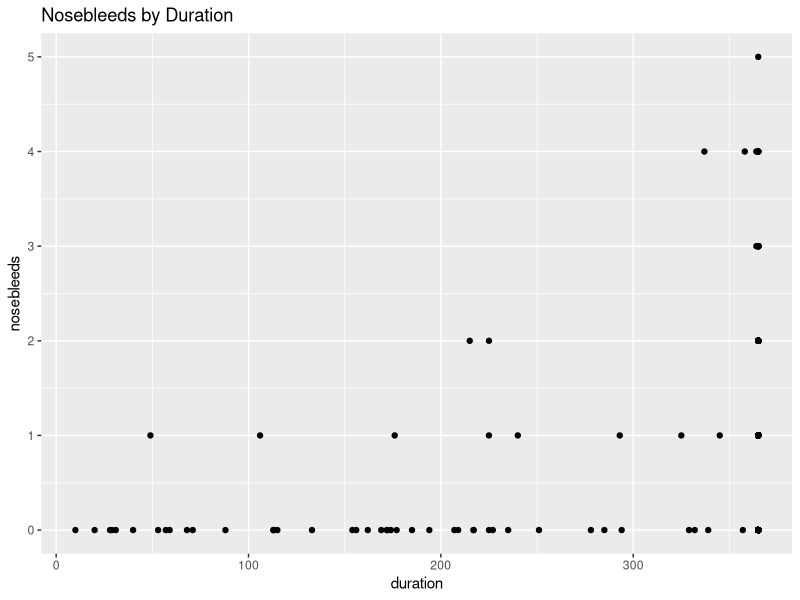
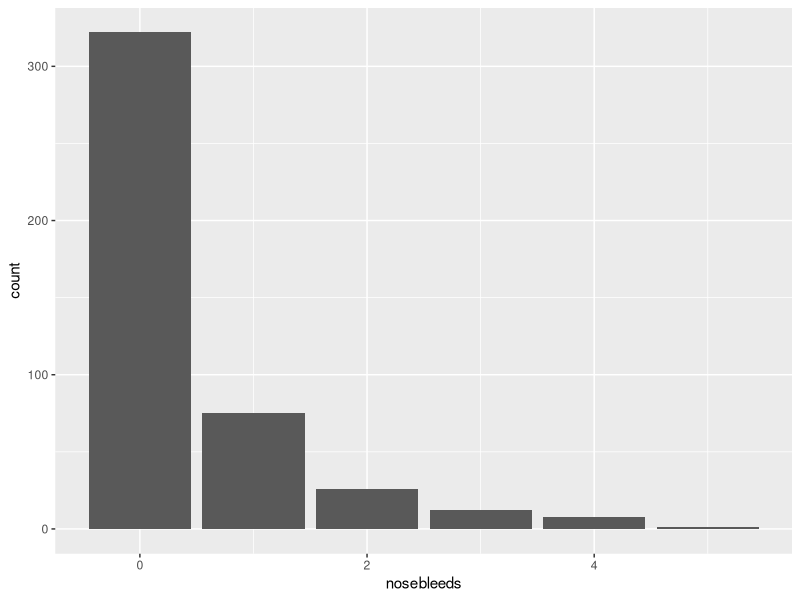
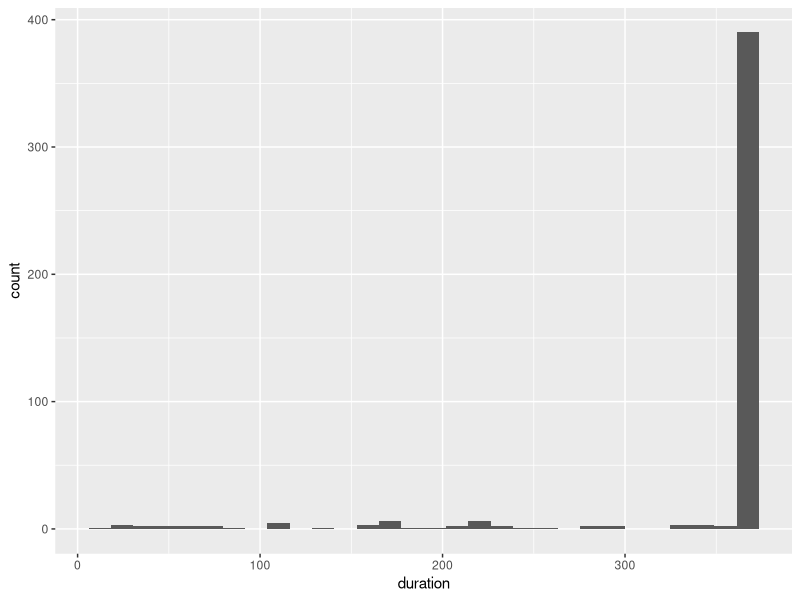
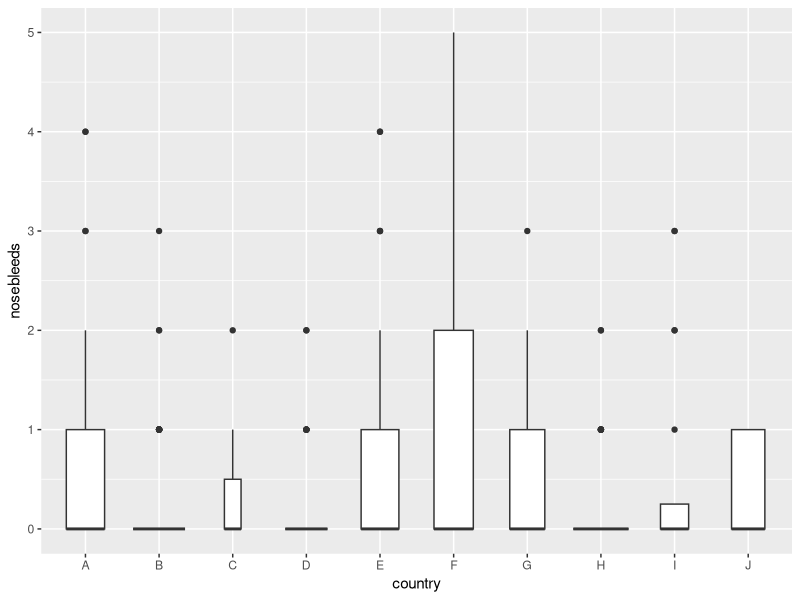
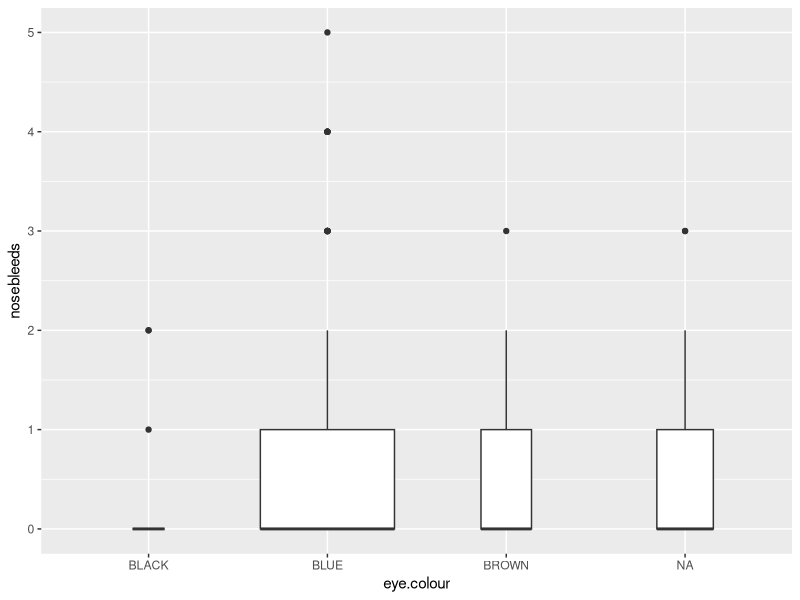
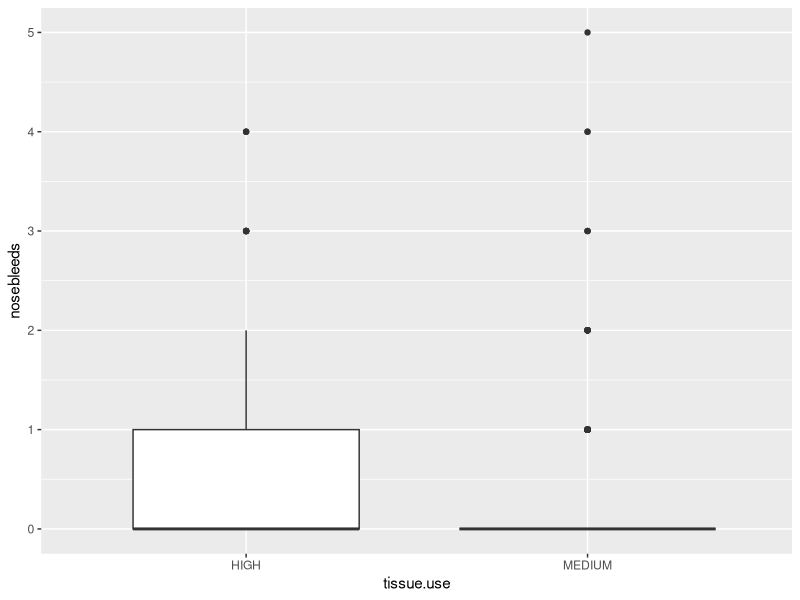
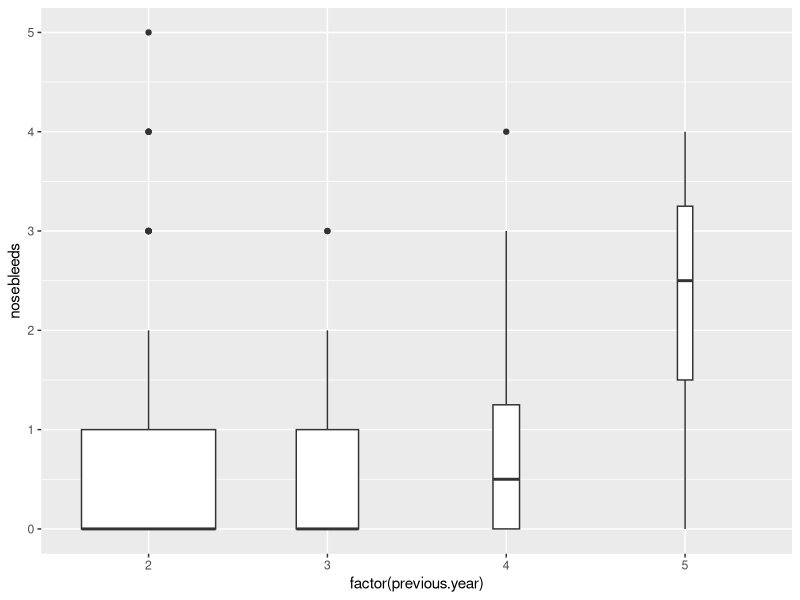
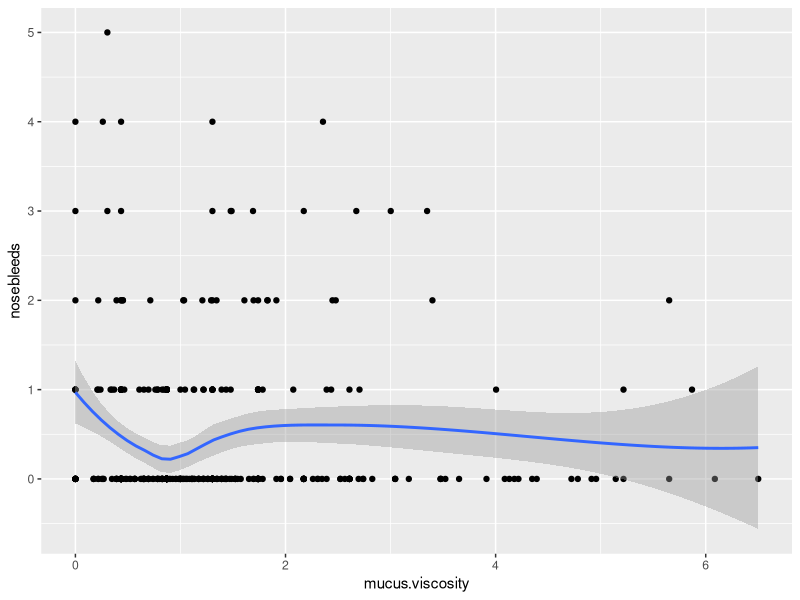

R code for these plots, in order:

# Intro -------------------------------------------------------------------

library(tidyverse)


# Gather Data -------------------------------------------------------------
getwd()
subj_ = read.csv('subject.csv')
rand_ = read.csv('randomization.csv')
effi_ = read.csv('efficacy.csv')

str(subj_)
str(rand_)
str(effi_)

Bayer = subj_ %>% 
  left_join(rand_,by='subject') %>%
  left_join(effi_,by='subject')

summary(Bayer)


# EDA ---------------------------------------------------------------------

# Dependent Variable
y_var = 'nosebleeds'

Bayer %>% ggplot(aes(duration,nosebleeds)) + geom_point() + ggtitle('Nosebleeds by Duration')
Bayer %>% ggplot(aes(nosebleeds)) + geom_bar()
Bayer %>% ggplot(aes(duration)) + geom_histogram()


# Possible Predictors
x_vars = c('country','eye.colour','tissue.use','previous.year','mucus.viscosity','arm')

# How Many Cases with Full Year Duration
table(Bayer$duration == 365)

X = Bayer %>% subset(.,duration==365)
### country
X %>% ggplot(aes(country,nosebleeds)) + geom_boxplot(varwidth = T)
### eye.colour
X %>% ggplot(aes(eye.colour,nosebleeds)) + geom_boxplot(varwidth = T)
### tissue.use
X %>% ggplot(aes(tissue.use,nosebleeds)) + geom_boxplot(varwidth = T)
### previous.year
X %>% ggplot(aes(factor(previous.year),nosebleeds)) + geom_boxplot(varwidth = T)
### mucus.viscosity
X %>% ggplot(aes(mucus.viscosity,nosebleeds)) + 
  geom_point() + 
  geom_smooth()

mv_cutpoints = c(-Inf,0.5,1,2,4,9)
X %>% ggplot(aes(nosebleeds)) + geom_histogram(bins=6,aes(fill=arm)) + facet_wrap(~cut(mucus.viscosity,mv_cutpoints))
X %>% ggplot(aes(cut(mucus.viscosity,mv_cutpoints))) + geom_bar(aes(fill=nosebleeds))
X %>% ggplot(aes(cut(mucus.viscosity,mv_cutpoints),nosebleeds)) + geom_boxplot(varwidth = T)


X %>% ggplot(aes(arm,nosebleeds)) + geom_boxplot()


# More Placebos with < 365 duration
with(Bayer, mosaicplot(table(arm, (duration < 365)),ylab='Duration < 365'))
Bayer$eye.colour = addNA(Bayer$eye.colour)
with(Bayer, mosaicplot(table(eye.colour, (duration < 365)),ylab='Duration < 365'))
library(rpart)
placebo.rp = rpart(arm~.+Bayer$duration,Bayer[,x_vars])
plotcp(placebo.rp)
prune(placebo.rp,.015)



# Model -------------------------------------------------------------------


nb.glm = glm(nosebleeds ~  country+eye.colour+tissue.use+previous.year+mucus.viscosity+arm+
               log(duration)+I(abs(mucus.viscosity-.75)<.25)
             , family=poisson, data=Bayer)
summary(nb.glm)
plot(nb.glm)

nb.glm = glm(nosebleeds ~  country+eye.colour+tissue.use+previous.year+mucus.viscosity+arm+
               log(duration)+I(abs(mucus.viscosity-.75)<.25)
             , family=quasipoisson, data=Bayer)
summary(nb.glm)


